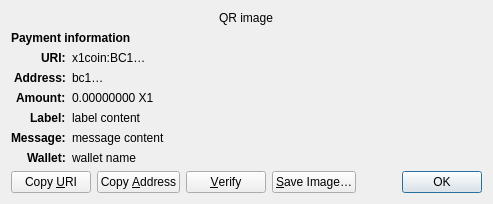
<?xml version="1.0" encoding="UTF-8"?>
<ui version="4.0">
 <class>ReceiveRequestDialog</class>
 <widget class="QDialog" name="ReceiveRequestDialog">
  <property name="geometry">
   <rect>
    <x>0</x>
    <y>0</y>
    <width>413</width>
    <height>229</height>
   </rect>
  </property>
  <property name="windowTitle">
   <string>Request payment to …</string>
  </property>
  <layout class="QGridLayout" name="gridLayout" columnstretch="0,1">
   <property name="sizeConstraint">
    <enum>QLayout::SetFixedSize</enum>
   </property>
   <item row="0" column="0" colspan="2" alignment="Qt::AlignHCenter">
    <widget class="QRImageWidget" name="qr_code">
     <property name="text">
      <string notr="true">QR image</string>
     </property>
     <property name="textInteractionFlags">
      <set>Qt::NoTextInteraction</set>
     </property>
    </widget>
   </item>
   <item row="1" column="0" colspan="2">
    <widget class="QLabel" name="payment_header">
     <property name="font">
      <font>
       <weight>75</weight>
       <bold>true</bold>
      </font>
     </property>
     <property name="text">
      <string>Payment information</string>
     </property>
     <property name="textInteractionFlags">
      <set>Qt::NoTextInteraction</set>
     </property>
    </widget>
   </item>
   <item row="2" column="0" alignment="Qt::AlignRight|Qt::AlignTop">
    <widget class="QLabel" name="uri_tag">
     <property name="font">
      <font>
       <weight>75</weight>
       <bold>true</bold>
      </font>
     </property>
     <property name="text">
      <string notr="true">URI:</string>
     </property>
     <property name="textFormat">
      <enum>Qt::PlainText</enum>
     </property>
     <property name="textInteractionFlags">
      <set>Qt::NoTextInteraction</set>
     </property>
    </widget>
   </item>
   <item row="2" column="1" alignment="Qt::AlignTop">
    <widget class="QLabel" name="uri_content">
     <property name="text">
      <string notr="true">x1coin:BC1…</string>
     </property>
     <property name="textFormat">
      <enum>Qt::RichText</enum>
     </property>
     <property name="wordWrap">
      <bool>true</bool>
     </property>
     <property name="textInteractionFlags">
      <set>Qt::TextSelectableByMouse</set>
     </property>
    </widget>
   </item>
   <item row="3" column="0" alignment="Qt::AlignRight|Qt::AlignTop">
    <widget class="QLabel" name="address_tag">
     <property name="font">
      <font>
       <weight>75</weight>
       <bold>true</bold>
      </font>
     </property>
     <property name="text">
      <string>Address:</string>
     </property>
     <property name="textInteractionFlags">
      <set>Qt::NoTextInteraction</set>
     </property>
    </widget>
   </item>
   <item row="3" column="1" alignment="Qt::AlignTop">
    <widget class="QLabel" name="address_content">
     <property name="text">
      <string notr="true">bc1…</string>
     </property>
     <property name="textFormat">
      <enum>Qt::PlainText</enum>
     </property>
     <property name="textInteractionFlags">
      <set>Qt::TextSelectableByMouse</set>
     </property>
    </widget>
   </item>
   <item row="4" column="0" alignment="Qt::AlignRight|Qt::AlignTop">
    <widget class="QLabel" name="amount_tag">
     <property name="font">
      <font>
       <weight>75</weight>
       <bold>true</bold>
      </font>
     </property>
     <property name="text">
      <string>Amount:</string>
     </property>
     <property name="textInteractionFlags">
      <set>Qt::NoTextInteraction</set>
     </property>
    </widget>
   </item>
   <item row="4" column="1" alignment="Qt::AlignTop">
    <widget class="QLabel" name="amount_content">
     <property name="text">
      <string notr="true">0.00000000 X1</string>
     </property>
     <property name="textFormat">
      <enum>Qt::PlainText</enum>
     </property>
     <property name="textInteractionFlags">
      <set>Qt::TextSelectableByMouse</set>
     </property>
    </widget>
   </item>
   <item row="5" column="0" alignment="Qt::AlignRight|Qt::AlignTop">
    <widget class="QLabel" name="label_tag">
     <property name="font">
      <font>
       <weight>75</weight>
       <bold>true</bold>
      </font>
     </property>
     <property name="text">
      <string>Label:</string>
     </property>
     <property name="textInteractionFlags">
      <set>Qt::NoTextInteraction</set>
     </property>
    </widget>
   </item>
   <item row="5" column="1" alignment="Qt::AlignTop">
    <widget class="QLabel" name="label_content">
     <property name="text">
      <string notr="true">label content</string>
     </property>
     <property name="textFormat">
      <enum>Qt::PlainText</enum>
     </property>
     <property name="wordWrap">
      <bool>true</bool>
     </property>
     <property name="textInteractionFlags">
      <set>Qt::TextSelectableByMouse</set>
     </property>
    </widget>
   </item>
   <item row="6" column="0" alignment="Qt::AlignRight|Qt::AlignTop">
    <widget class="QLabel" name="message_tag">
     <property name="font">
      <font>
       <weight>75</weight>
       <bold>true</bold>
      </font>
     </property>
     <property name="text">
      <string>Message:</string>
     </property>
     <property name="textInteractionFlags">
      <set>Qt::NoTextInteraction</set>
     </property>
    </widget>
   </item>
   <item row="6" column="1" alignment="Qt::AlignTop">
    <widget class="QLabel" name="message_content">
     <property name="text">
      <string notr="true">message content</string>
     </property>
     <property name="textFormat">
      <enum>Qt::PlainText</enum>
     </property>
     <property name="wordWrap">
      <bool>true</bool>
     </property>
     <property name="textInteractionFlags">
      <set>Qt::TextSelectableByMouse</set>
     </property>
    </widget>
   </item>
   <item row="7" column="0" alignment="Qt::AlignRight|Qt::AlignTop">
    <widget class="QLabel" name="wallet_tag">
     <property name="font">
      <font>
       <weight>75</weight>
       <bold>true</bold>
      </font>
     </property>
     <property name="text">
      <string>Wallet:</string>
     </property>
     <property name="textInteractionFlags">
      <set>Qt::NoTextInteraction</set>
     </property>
    </widget>
   </item>
   <item row="7" column="1" alignment="Qt::AlignTop">
    <widget class="QLabel" name="wallet_content">
     <property name="text">
      <string notr="true">wallet name</string>
     </property>
     <property name="textFormat">
      <enum>Qt::PlainText</enum>
     </property>
     <property name="wordWrap">
      <bool>true</bool>
     </property>
     <property name="textInteractionFlags">
      <set>Qt::TextSelectableByMouse</set>
     </property>
    </widget>
   </item>
   <item row="8" column="0" colspan="2">
    <layout class="QHBoxLayout" name="horizontalLayout">
     <item>
      <widget class="QPushButton" name="btnCopyURI">
       <property name="text">
        <string>Copy &amp;URI</string>
       </property>
       <property name="autoDefault">
        <bool>false</bool>
       </property>
      </widget>
     </item>
     <item>
      <widget class="QPushButton" name="btnCopyAddress">
       <property name="text">
        <string>Copy &amp;Address</string>
       </property>
       <property name="autoDefault">
        <bool>false</bool>
       </property>
      </widget>
     </item>
     <item>
      <widget class="QPushButton" name="btnVerify">
       <property name="text">
        <string>&amp;Verify</string>
       </property>
       <property name="toolTip">
        <string>Verify this address on e.g. a hardware wallet screen</string>
       </property>
       <property name="autoDefault">
        <bool>false</bool>
       </property>
      </widget>
     </item>
     <item>
      <widget class="QPushButton" name="btnSaveAs">
       <property name="text">
        <string>&amp;Save Image…</string>
       </property>
       <property name="autoDefault">
        <bool>false</bool>
       </property>
      </widget>
     </item>
     <item>
      <spacer name="horizontalSpacer_2">
       <property name="orientation">
        <enum>Qt::Horizontal</enum>
       </property>
       <property name="sizeHint" stdset="0">
        <size>
         <width>40</width>
         <height>20</height>
        </size>
       </property>
      </spacer>
     </item>
     <item>
      <widget class="QDialogButtonBox" name="buttonBox">
       <property name="focusPolicy">
        <enum>Qt::StrongFocus</enum>
       </property>
       <property name="standardButtons">
        <set>QDialogButtonBox::Ok</set>
       </property>
      </widget>
     </item>
    </layout>
   </item>
  </layout>
 </widget>
 <customwidgets>
  <customwidget>
   <class>QRImageWidget</class>
   <extends>QLabel</extends>
   <header>qt/qrimagewidget.h</header>
  </customwidget>
 </customwidgets>
 <tabstops>
  <tabstop>buttonBox</tabstop>
  <tabstop>btnCopyURI</tabstop>
  <tabstop>btnCopyAddress</tabstop>
  <tabstop>btnSaveAs</tabstop>
 </tabstops>
 <resources/>
 <connections>
  <connection>
   <sender>buttonBox</sender>
   <signal>accepted()</signal>
   <receiver>ReceiveRequestDialog</receiver>
   <slot>accept()</slot>
   <hints>
    <hint type="sourcelabel">
     <x>135</x>
     <y>230</y>
    </hint>
    <hint type="destinationlabel">
     <x>135</x>
     <y>126</y>
    </hint>
   </hints>
  </connection>
 </connections>
</ui>
